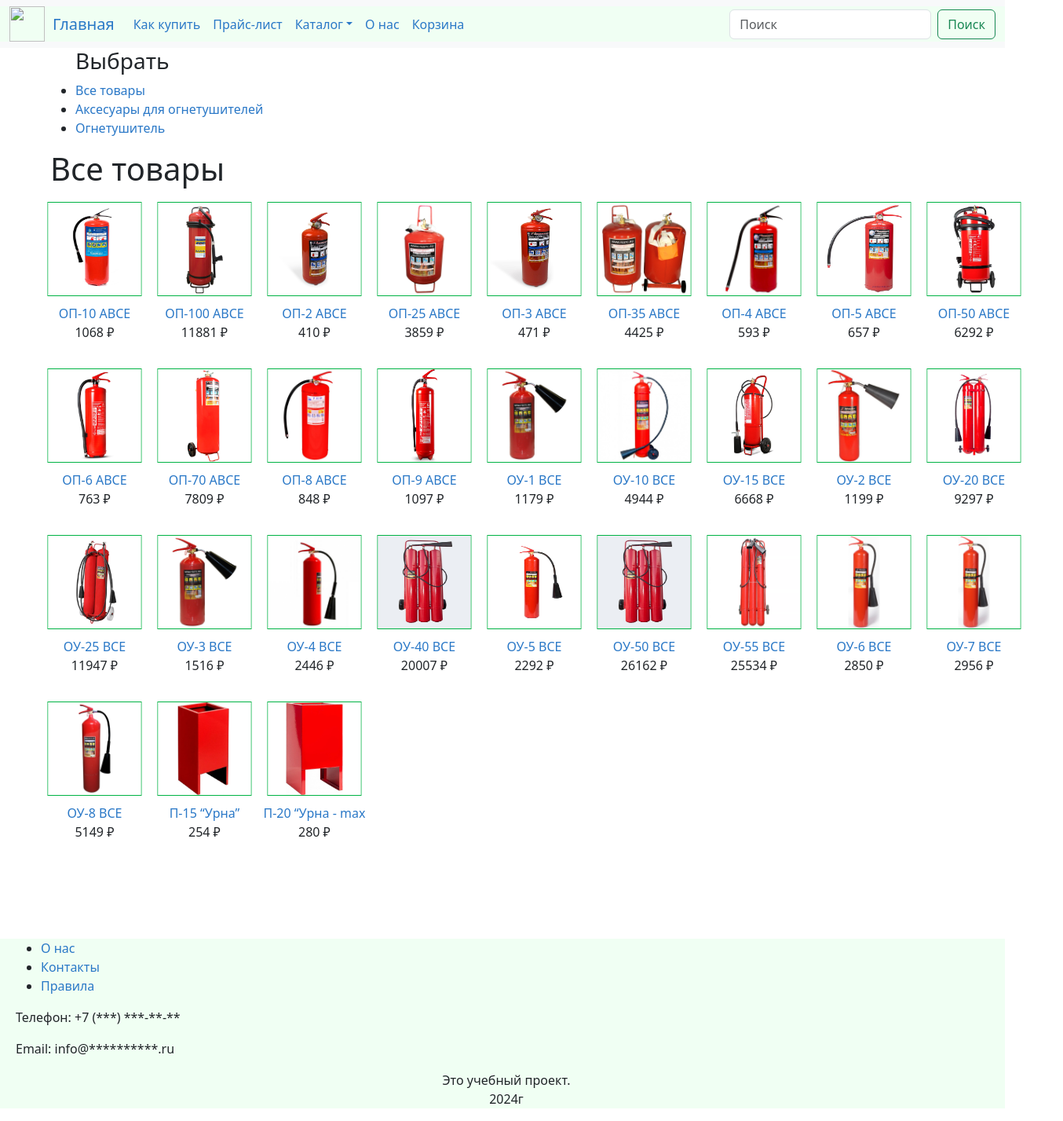
The app's page /, older data.
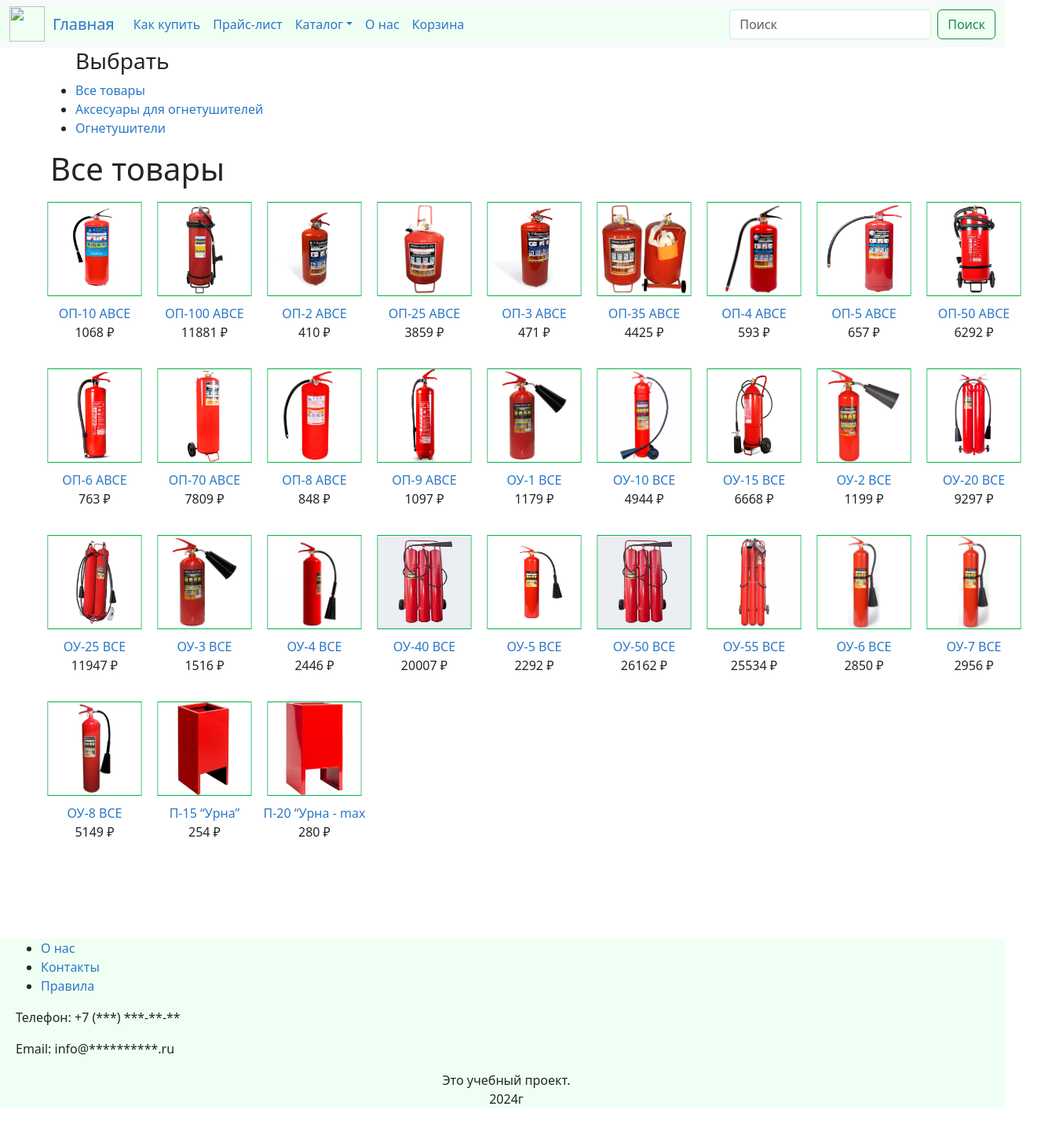
The same page, newer data.
### shop/models.py (models this page shows, shortened)
class Category(models.Model):                         # категория
    name = models.CharField(
        max_length=100,
        unique=True,
        verbose_name='Категории товара'
    )
    slug = models.SlugField(
        max_length=100,
        unique=True,
        verbose_name='URL-категории товара'
    )
    class Meta:
        ordering = ['name']
        verbose_name = 'Категория товара'
        verbose_name_plural = 'Категории товаров'
    def get_absolute_url(self):
        return reverse(
            'shop:product_list_by_category',
            args=[self.slug]
        )

### shop/views.py (the view)
def product_list(request, category_slug=None):
    category = None
    categories = Category.objects.all()
    products = Product.objects.filter(available=True)
    if category_slug:
        category = get_object_or_404(Category, slug=category_slug)
        products = products.filter(category=category)
    return render(
        request,
        'shop/product/list.html',
        {
            'category': category,
            'categories': categories,
            'products': products
        }
    )

### shop/models.py (called while the page is built)
    def get_absolute_url(self):
        return reverse(
            'shop:product_detail',
            args=[self.id, self.slug]
        )

### shop/templates/shop/product/list.html (shortened to what this page needs)
{% extends "shop/base.html" %}
{% load static %}
{% block content %}
  <div class="body_list">
    <div id="sidebar">
      <ul>
        <h3>Выбрать</h3>
        <li {% if not category %}{% endif %}>
          <a href="{% url "shop:product_list" %}">Все товары</a>
        </li>
        {% for c in categories %}
          <li {% if category.slug == c.slug %}{% endif %}>
            <a href="{{ c.get_absolute_url }}">{{ c.name }}</a>
          </li>
        {% endfor %}
      </ul>
    </div>
    <div id="main" class="product-list">
      <h1>{% if category %}{{ category.name }}{% else %}Все товары{% endif %}</h1>
    </div>
    <div class="gallery">
      {% for product in products %}
          <div>
            <a href="{{ product.get_absolute_url }}">
              <img src="{% if product.image %}{{ product.image.url }}{% else %}{% static "images/no_image.png" %}{% endif %}" alt="{{ product.name }}">
              </a>
              <div class="item">
                <a href="{{ product.get_absolute_url }}">{{ product.name }}</a>
                <br>
                {{ product.price }} ₽
                <br>
                <br>
              </div>
          </div>
      {% endfor %}
    </div>
  </div>
{% endblock %}

Row changes from the older to the newer data that the page shows:
changed Category: name "Огнетушитель" → "Огнетушители"
